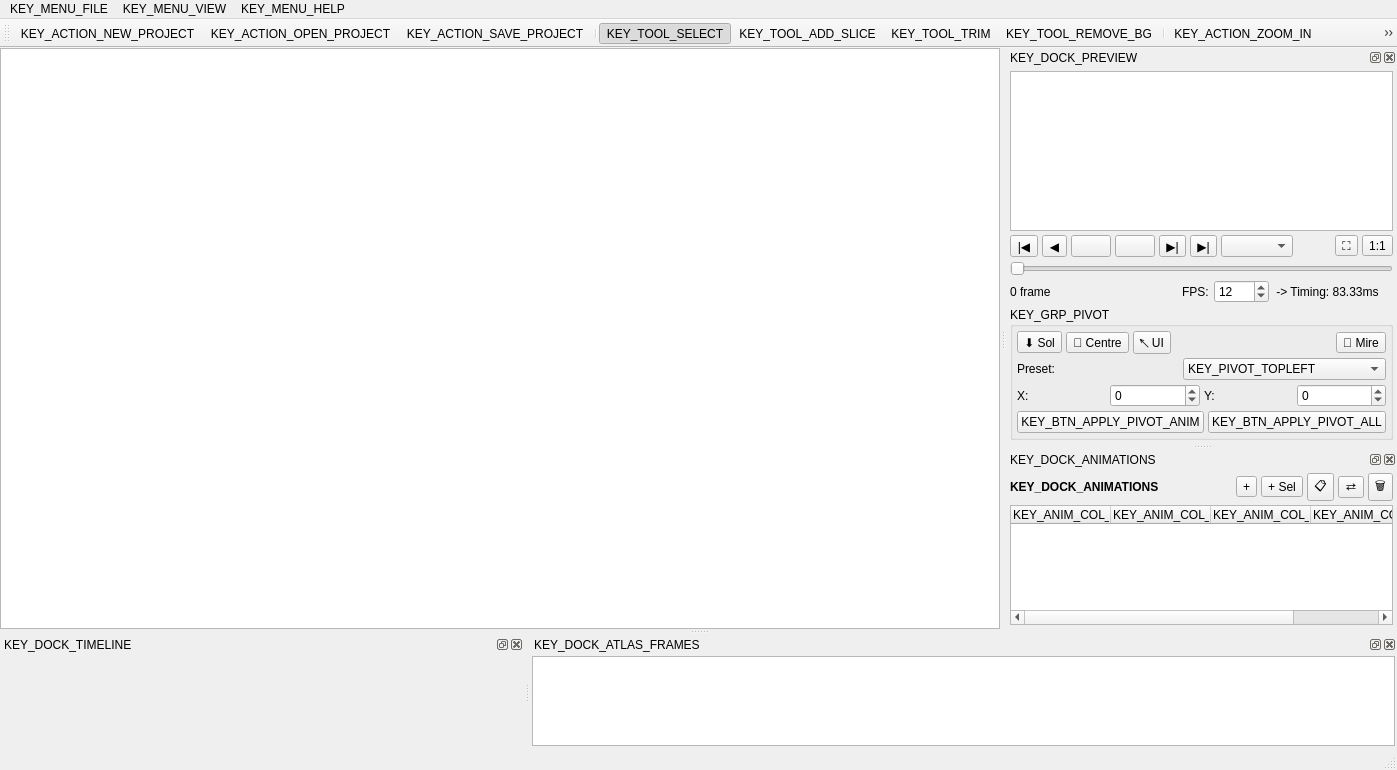
<?xml version="1.0" encoding="UTF-8"?>
<ui version="4.0">
 <class>MainWindow</class>
 <widget class="QMainWindow" name="MainWindow">
  <property name="geometry">
   <rect>
    <x>0</x>
    <y>0</y>
    <width>1397</width>
    <height>767</height>
   </rect>
  </property>
  <property name="sizePolicy">
   <sizepolicy hsizetype="Maximum" vsizetype="Maximum">
    <horstretch>0</horstretch>
    <verstretch>0</verstretch>
   </sizepolicy>
  </property>
  <property name="minimumSize">
   <size>
    <width>0</width>
    <height>0</height>
   </size>
  </property>
  <property name="maximumSize">
   <size>
    <width>16777215</width>
    <height>16777215</height>
   </size>
  </property>
  <property name="windowTitle">
   <string>BentoPack</string>
  </property>
  <widget class="QWidget" name="centralwidget">
   <property name="sizePolicy">
    <sizepolicy hsizetype="Expanding" vsizetype="Expanding">
     <horstretch>0</horstretch>
     <verstretch>0</verstretch>
    </sizepolicy>
   </property>
   <property name="minimumSize">
    <size>
     <width>0</width>
     <height>0</height>
    </size>
   </property>
   <property name="maximumSize">
    <size>
     <width>16777215</width>
     <height>16777215</height>
    </size>
   </property>
   <layout class="QVBoxLayout" name="centralLayout">
    <property name="spacing">
     <number>2</number>
    </property>
    <property name="leftMargin">
     <number>0</number>
    </property>
    <property name="topMargin">
     <number>0</number>
    </property>
    <property name="rightMargin">
     <number>0</number>
    </property>
    <property name="bottomMargin">
     <number>0</number>
    </property>
    <item>
     <widget class="QGraphicsView" name="graphicsViewLayers"/>
    </item>
   </layout>
  </widget>
  <widget class="QDockWidget" name="dockPreview">
   <property name="windowTitle">
    <string>KEY_DOCK_PREVIEW</string>
   </property>
   <attribute name="dockWidgetArea">
    <number>2</number>
   </attribute>
   <widget class="QWidget" name="dockPreviewContents">
    <layout class="QVBoxLayout" name="previewLayout">
     <property name="spacing">
      <number>4</number>
     </property>
     <property name="leftMargin">
      <number>4</number>
     </property>
     <property name="topMargin">
      <number>4</number>
     </property>
     <property name="rightMargin">
      <number>4</number>
     </property>
     <property name="bottomMargin">
      <number>4</number>
     </property>
     <item>
      <widget class="QGraphicsView" name="graphicsViewResult">
       <property name="minimumSize">
        <size>
         <width>160</width>
         <height>160</height>
        </size>
       </property>
      </widget>
     </item>
     <item>
      <layout class="QVBoxLayout" name="transportLayout">
       <property name="spacing">
        <number>4</number>
       </property>
       <item>
        <layout class="QHBoxLayout" name="transportButtons">
         <property name="spacing">
          <number>4</number>
         </property>
         <item>
          <widget class="QToolButton" name="btnFirstFrame">
           <property name="toolTip">
            <string>KEY_TOOLTIP_FIRST_FRAME</string>
           </property>
           <property name="text">
            <string>|◀</string>
           </property>
          </widget>
         </item>
         <item>
          <widget class="QToolButton" name="btnPrevFrame">
           <property name="toolTip">
            <string>KEY_TOOLTIP_PREV_FRAME</string>
           </property>
           <property name="text">
            <string>◀</string>
           </property>
          </widget>
         </item>
         <item>
          <widget class="QPushButton" name="Play">
           <property name="toolTip">
            <string>KEY_TOOLTIP_PLAY_PAUSE</string>
           </property>
           <property name="text">
            <string/>
           </property>
           <property name="icon">
            <iconset theme="QIcon::ThemeIcon::MediaPlaybackStart"/>
           </property>
          </widget>
         </item>
         <item>
          <widget class="QPushButton" name="Pause">
           <property name="toolTip">
            <string>KEY_TOOLTIP_PAUSE</string>
           </property>
           <property name="text">
            <string/>
           </property>
           <property name="icon">
            <iconset theme="QIcon::ThemeIcon::MediaPlaybackPause"/>
           </property>
          </widget>
         </item>
         <item>
          <widget class="QToolButton" name="btnNextFrame">
           <property name="toolTip">
            <string>KEY_TOOLTIP_NEXT_FRAME</string>
           </property>
           <property name="text">
            <string>▶|</string>
           </property>
          </widget>
         </item>
         <item>
          <widget class="QToolButton" name="btnLastFrame">
           <property name="toolTip">
            <string>KEY_TOOLTIP_LAST_FRAME</string>
           </property>
           <property name="text">
            <string>▶|</string>
           </property>
          </widget>
         </item>
         <item>
          <widget class="QComboBox" name="comboLoopMode">
           <property name="toolTip">
            <string>KEY_TOOLTIP_LOOP_MODE</string>
           </property>
          </widget>
         </item>
         <item>
          <spacer name="spacerTransport">
           <property name="orientation">
            <enum>Qt::Orientation::Horizontal</enum>
           </property>
           <property name="sizeHint" stdset="0">
            <size>
             <width>10</width>
             <height>20</height>
            </size>
           </property>
          </spacer>
         </item>
         <item>
          <widget class="QToolButton" name="btnPreviewFit">
           <property name="toolTip">
            <string>KEY_TOOLTIP_PREVIEW_FIT</string>
           </property>
           <property name="text">
            <string>⛶</string>
           </property>
          </widget>
         </item>
         <item>
          <widget class="QToolButton" name="btnPreviewResetZoom">
           <property name="toolTip">
            <string>KEY_TOOLTIP_PREVIEW_1X</string>
           </property>
           <property name="text">
            <string>1:1</string>
           </property>
          </widget>
         </item>
        </layout>
       </item>
       <item>
        <widget class="QSlider" name="sliderScrubber">
         <property name="orientation">
          <enum>Qt::Orientation::Horizontal</enum>
         </property>
         <property name="tickPosition">
          <enum>QSlider::TickPosition::NoTicks</enum>
         </property>
        </widget>
       </item>
       <item>
        <layout class="QHBoxLayout" name="speedTimingLayout">
         <property name="spacing">
          <number>4</number>
         </property>
         <item>
          <widget class="QLabel" name="lblFrameCounter">
           <property name="minimumSize">
            <size>
             <width>110</width>
             <height>0</height>
            </size>
           </property>
           <property name="alignment">
            <set>Qt::AlignmentFlag::AlignLeading|Qt::AlignmentFlag::AlignLeft|Qt::AlignmentFlag::AlignVCenter</set>
           </property>
           <property name="text">
            <string>0 frame</string>
           </property>
          </widget>
         </item>
         <item>
          <spacer name="spacerSpeedTiming">
           <property name="orientation">
            <enum>Qt::Orientation::Horizontal</enum>
           </property>
           <property name="sizeHint" stdset="0">
            <size>
             <width>10</width>
             <height>20</height>
            </size>
           </property>
          </spacer>
         </item>
         <item>
          <widget class="QLabel" name="fpsLabel">
           <property name="minimumSize">
            <size>
             <width>28</width>
             <height>0</height>
            </size>
           </property>
           <property name="maximumSize">
            <size>
             <width>28</width>
             <height>16777215</height>
            </size>
           </property>
           <property name="text">
            <string>FPS:</string>
           </property>
          </widget>
         </item>
         <item>
          <widget class="QSpinBox" name="fps">
           <property name="minimumSize">
            <size>
             <width>55</width>
             <height>0</height>
            </size>
           </property>
           <property name="maximumSize">
            <size>
             <width>55</width>
             <height>16777215</height>
            </size>
           </property>
           <property name="minimum">
            <number>1</number>
           </property>
           <property name="maximum">
            <number>120</number>
           </property>
           <property name="value">
            <number>12</number>
           </property>
          </widget>
         </item>
         <item>
          <widget class="QLabel" name="timingLabel">
           <property name="minimumSize">
            <size>
             <width>120</width>
             <height>0</height>
            </size>
           </property>
           <property name="maximumSize">
            <size>
             <width>120</width>
             <height>16777215</height>
            </size>
           </property>
           <property name="alignment">
            <set>Qt::AlignmentFlag::AlignLeading|Qt::AlignmentFlag::AlignLeft|Qt::AlignmentFlag::AlignVCenter</set>
           </property>
           <property name="text">
            <string> -&gt; Timing: 83.33ms</string>
           </property>
          </widget>
         </item>
        </layout>
       </item>
       <item>
        <widget class="QGroupBox" name="grpPivot">
         <property name="title">
          <string>KEY_GRP_PIVOT</string>
         </property>
         <layout class="QVBoxLayout" name="pivotLayout">
          <property name="spacing">
           <number>4</number>
          </property>
          <property name="leftMargin">
           <number>4</number>
          </property>
          <property name="topMargin">
           <number>4</number>
          </property>
          <property name="rightMargin">
           <number>4</number>
          </property>
          <property name="bottomMargin">
           <number>4</number>
          </property>
          <item>
           <layout class="QHBoxLayout" name="pivotQuickButtonsLayout">
            <property name="spacing">
             <number>4</number>
            </property>
            <item>
             <widget class="QToolButton" name="btnPivotGround">
              <property name="toolTip">
               <string>KEY_TOOLTIP_PIVOT_GROUND</string>
              </property>
              <property name="text">
               <string>⬇️ Sol</string>
              </property>
             </widget>
            </item>
            <item>
             <widget class="QToolButton" name="btnPivotCenter">
              <property name="toolTip">
               <string>KEY_TOOLTIP_PIVOT_CENTER</string>
              </property>
              <property name="text">
               <string>🎯 Centre</string>
              </property>
             </widget>
            </item>
            <item>
             <widget class="QToolButton" name="btnPivotTopLeft">
              <property name="toolTip">
               <string>KEY_TOOLTIP_PIVOT_TOPLEFT</string>
              </property>
              <property name="text">
               <string>↖️ UI</string>
              </property>
             </widget>
            </item>
            <item>
             <spacer name="spacerPivotQuick">
              <property name="orientation">
               <enum>Qt::Orientation::Horizontal</enum>
              </property>
              <property name="sizeHint" stdset="0">
               <size>
                <width>10</width>
                <height>20</height>
               </size>
              </property>
             </spacer>
            </item>
            <item>
             <widget class="QToolButton" name="btnShowReticle">
              <property name="toolTip">
               <string>KEY_TOOLTIP_SHOW_RETICLE</string>
              </property>
              <property name="text">
               <string>🎯 Mire</string>
              </property>
              <property name="checkable">
               <bool>true</bool>
              </property>
             </widget>
            </item>
           </layout>
          </item>
          <item>
           <layout class="QHBoxLayout" name="pivotPresetComboLayout">
            <property name="spacing">
             <number>4</number>
            </property>
            <item>
             <widget class="QLabel" name="lblPivotPreset">
              <property name="text">
               <string>Preset:</string>
              </property>
             </widget>
            </item>
            <item>
             <widget class="QComboBox" name="cmbPivotPreset">
              <item>
               <property name="text">
                <string>KEY_PIVOT_TOPLEFT</string>
               </property>
              </item>
              <item>
               <property name="text">
                <string>KEY_PIVOT_TOPCENTER</string>
               </property>
              </item>
              <item>
               <property name="text">
                <string>KEY_PIVOT_TOPRIGHT</string>
               </property>
              </item>
              <item>
               <property name="text">
                <string>KEY_PIVOT_CENTERLEFT</string>
               </property>
              </item>
              <item>
               <property name="text">
                <string>KEY_PIVOT_CENTER</string>
               </property>
              </item>
              <item>
               <property name="text">
                <string>KEY_PIVOT_CENTERRIGHT</string>
               </property>
              </item>
              <item>
               <property name="text">
                <string>KEY_PIVOT_BOTTOMLEFT</string>
               </property>
              </item>
              <item>
               <property name="text">
                <string>KEY_PIVOT_BOTTOMCENTER</string>
               </property>
              </item>
              <item>
               <property name="text">
                <string>KEY_PIVOT_BOTTOMRIGHT</string>
               </property>
              </item>
              <item>
               <property name="text">
                <string>KEY_PIVOT_CUSTOM</string>
               </property>
              </item>
             </widget>
            </item>
           </layout>
          </item>
          <item>
           <layout class="QHBoxLayout" name="pivotCoordsLayout">
            <property name="spacing">
             <number>4</number>
            </property>
            <item>
             <widget class="QLabel" name="lblPivotX">
              <property name="text">
               <string>X:</string>
              </property>
             </widget>
            </item>
            <item>
             <widget class="QSpinBox" name="spinPivotX">
              <property name="minimum">
               <number>-9999</number>
              </property>
              <property name="maximum">
               <number>9999</number>
              </property>
             </widget>
            </item>
            <item>
             <widget class="QLabel" name="lblPivotY">
              <property name="text">
               <string>Y:</string>
              </property>
             </widget>
            </item>
            <item>
             <widget class="QSpinBox" name="spinPivotY">
              <property name="minimum">
               <number>-9999</number>
              </property>
              <property name="maximum">
               <number>9999</number>
              </property>
             </widget>
            </item>
           </layout>
          </item>
          <item>
           <layout class="QHBoxLayout" name="pivotBatchButtonsLayout">
            <property name="spacing">
             <number>4</number>
            </property>
            <item>
             <widget class="QPushButton" name="btnApplyPivotAnim">
              <property name="toolTip">
               <string>KEY_TOOLTIP_APPLY_PIVOT_ANIM</string>
              </property>
              <property name="text">
               <string>KEY_BTN_APPLY_PIVOT_ANIM</string>
              </property>
             </widget>
            </item>
            <item>
             <widget class="QPushButton" name="btnApplyPivotAll">
              <property name="toolTip">
               <string>KEY_TOOLTIP_APPLY_PIVOT_ALL</string>
              </property>
              <property name="text">
               <string>KEY_BTN_APPLY_PIVOT_ALL</string>
              </property>
             </widget>
            </item>
           </layout>
          </item>
         </layout>
        </widget>
       </item>
      </layout>
     </item>
    </layout>
   </widget>
  </widget>
  <widget class="QDockWidget" name="dockAnimations">
   <property name="windowTitle">
    <string>KEY_DOCK_ANIMATIONS</string>
   </property>
   <attribute name="dockWidgetArea">
    <number>2</number>
   </attribute>
   <widget class="QWidget" name="dockAnimationsContents">
    <layout class="QVBoxLayout" name="animationsLayout">
     <property name="spacing">
      <number>4</number>
     </property>
     <property name="leftMargin">
      <number>4</number>
     </property>
     <property name="topMargin">
      <number>4</number>
     </property>
     <property name="rightMargin">
      <number>4</number>
     </property>
     <property name="bottomMargin">
      <number>4</number>
     </property>
     <item>
      <layout class="QHBoxLayout" name="animToolBarLayout">
       <property name="spacing">
        <number>4</number>
       </property>
       <item>
        <widget class="QLabel" name="lblAnimTitle">
         <property name="font">
          <font>
           <bold>true</bold>
          </font>
         </property>
         <property name="text">
          <string>KEY_DOCK_ANIMATIONS</string>
         </property>
        </widget>
       </item>
       <item>
        <spacer name="spacerAnimTools">
         <property name="orientation">
          <enum>Qt::Orientation::Horizontal</enum>
         </property>
         <property name="sizeHint" stdset="0">
          <size>
           <width>20</width>
           <height>20</height>
          </size>
         </property>
        </spacer>
       </item>
       <item>
        <widget class="QToolButton" name="btnNewAnim">
         <property name="toolTip">
          <string>KEY_TOOLTIP_NEW_ANIM</string>
         </property>
         <property name="text">
          <string>+</string>
         </property>
        </widget>
       </item>
       <item>
        <widget class="QToolButton" name="btnNewFromSelection">
         <property name="toolTip">
          <string>KEY_TOOLTIP_NEW_FROM_SELECTION</string>
         </property>
         <property name="text">
          <string>+ Sel</string>
         </property>
        </widget>
       </item>
       <item>
        <widget class="QToolButton" name="btnDuplicateAnim">
         <property name="toolTip">
          <string>KEY_TOOLTIP_DUPLICATE_ANIM</string>
         </property>
         <property name="text">
          <string>📋</string>
         </property>
        </widget>
       </item>
       <item>
        <widget class="QToolButton" name="btnReverseAnim">
         <property name="toolTip">
          <string>KEY_TOOLTIP_REVERSE_ANIM</string>
         </property>
         <property name="text">
          <string>⇄</string>
         </property>
        </widget>
       </item>
       <item>
        <widget class="QToolButton" name="btnDeleteAnim">
         <property name="toolTip">
          <string>KEY_TOOLTIP_DELETE_ANIM</string>
         </property>
         <property name="text">
          <string>🗑</string>
         </property>
        </widget>
       </item>
      </layout>
     </item>
     <item>
      <widget class="QTreeWidget" name="animationList">
       <property name="minimumSize">
        <size>
         <width>0</width>
         <height>120</height>
        </size>
       </property>
       <property name="rootIsDecorated">
        <bool>false</bool>
       </property>
       <column>
        <property name="text">
         <string>KEY_ANIM_COL_NAME</string>
        </property>
       </column>
       <column>
        <property name="text">
         <string>KEY_ANIM_COL_FPS</string>
        </property>
       </column>
       <column>
        <property name="text">
         <string>KEY_ANIM_COL_MODE</string>
        </property>
       </column>
       <column>
        <property name="text">
         <string>KEY_ANIM_COL_FRAMES</string>
        </property>
       </column>
       <column>
        <property name="text">
         <string>KEY_ANIM_COL_DURATION</string>
        </property>
       </column>
      </widget>
     </item>
    </layout>
   </widget>
  </widget>
  <widget class="QDockWidget" name="dockTimeline">
   <property name="windowTitle">
    <string>KEY_DOCK_TIMELINE</string>
   </property>
   <attribute name="dockWidgetArea">
    <number>8</number>
   </attribute>
   <widget class="QWidget" name="dockTimelineContents">
    <layout class="QVBoxLayout" name="timelineLayout">
     <property name="spacing">
      <number>0</number>
     </property>
     <property name="leftMargin">
      <number>2</number>
     </property>
     <property name="topMargin">
      <number>2</number>
     </property>
     <property name="rightMargin">
      <number>2</number>
     </property>
     <property name="bottomMargin">
      <number>2</number>
     </property>
    </layout>
   </widget>
  </widget>
  <widget class="QDockWidget" name="dockAtlasFrames">
   <property name="windowTitle">
    <string>KEY_DOCK_ATLAS_FRAMES</string>
   </property>
   <attribute name="dockWidgetArea">
    <number>8</number>
   </attribute>
   <widget class="QWidget" name="dockAtlasFramesContents">
    <layout class="QVBoxLayout" name="framesLayout">
     <property name="spacing">
      <number>0</number>
     </property>
     <property name="leftMargin">
      <number>2</number>
     </property>
     <property name="topMargin">
      <number>2</number>
     </property>
     <property name="rightMargin">
      <number>2</number>
     </property>
     <property name="bottomMargin">
      <number>2</number>
     </property>
     <item>
      <widget class="QListView" name="framesList">
       <property name="sizePolicy">
        <sizepolicy hsizetype="Expanding" vsizetype="Expanding">
         <horstretch>0</horstretch>
         <verstretch>0</verstretch>
        </sizepolicy>
       </property>
       <property name="minimumSize">
        <size>
         <width>0</width>
         <height>90</height>
        </size>
       </property>
       <property name="font">
        <font>
         <pointsize>10</pointsize>
        </font>
       </property>
       <property name="cursor" stdset="0">
        <cursorShape>OpenHandCursor</cursorShape>
       </property>
       <property name="acceptDrops">
        <bool>true</bool>
       </property>
       <property name="verticalScrollBarPolicy">
        <enum>Qt::ScrollBarPolicy::ScrollBarAlwaysOff</enum>
       </property>
       <property name="horizontalScrollBarPolicy">
        <enum>Qt::ScrollBarPolicy::ScrollBarAsNeeded</enum>
       </property>
       <property name="sizeAdjustPolicy">
        <enum>QAbstractScrollArea::SizeAdjustPolicy::AdjustToContents</enum>
       </property>
       <property name="dragEnabled">
        <bool>true</bool>
       </property>
       <property name="dragDropMode">
        <enum>QAbstractItemView::DragDropMode::InternalMove</enum>
       </property>
       <property name="defaultDropAction">
        <enum>Qt::DropAction::MoveAction</enum>
       </property>
       <property name="textElideMode">
        <enum>Qt::TextElideMode::ElideNone</enum>
       </property>
       <property name="movement">
        <enum>QListView::Movement::Free</enum>
       </property>
       <property name="flow">
        <enum>QListView::Flow::LeftToRight</enum>
       </property>
       <property name="isWrapping" stdset="0">
        <bool>false</bool>
       </property>
       <property name="resizeMode">
        <enum>QListView::ResizeMode::Fixed</enum>
       </property>
       <property name="spacing">
        <number>0</number>
       </property>
       <property name="viewMode">
        <enum>QListView::ViewMode::IconMode</enum>
       </property>
       <property name="uniformItemSizes">
        <bool>false</bool>
       </property>
       <property name="itemAlignment">
        <set>Qt::AlignmentFlag::AlignBaseline|Qt::AlignmentFlag::AlignBottom</set>
       </property>
      </widget>
     </item>
    </layout>
   </widget>
  </widget>
  <widget class="QToolBar" name="mainToolBar">
   <property name="windowTitle">
    <string>KEY_TOOLBAR_MAIN</string>
   </property>
   <property name="movable">
    <bool>true</bool>
   </property>
   <property name="floatable">
    <bool>true</bool>
   </property>
   <attribute name="toolBarArea">
    <enum>TopToolBarArea</enum>
   </attribute>
   <attribute name="toolBarBreak">
    <bool>false</bool>
   </attribute>
   <addaction name="actionNewProject"/>
   <addaction name="actionOpenProject"/>
   <addaction name="actionSaveProject"/>
   <addaction name="separator"/>
   <addaction name="actionToolSelect"/>
   <addaction name="actionToolAddSlice"/>
   <addaction name="actionTrimSlice"/>
   <addaction name="actionRemoveBg"/>
   <addaction name="separator"/>
   <addaction name="actionZoomIn"/>
   <addaction name="actionZoomOut"/>
   <addaction name="actionZoomReset"/>
  </widget>
  <widget class="QMenuBar" name="menuBar">
   <property name="geometry">
    <rect>
     <x>0</x>
     <y>0</y>
     <width>1397</width>
     <height>21</height>
    </rect>
   </property>
   <widget class="QMenu" name="menuFile">
    <property name="title">
     <string>KEY_MENU_FILE</string>
    </property>
    <addaction name="actionNewProject"/>
    <addaction name="actionOpenProject"/>
    <addaction name="actionOpen"/>
    <addaction name="separator"/>
    <addaction name="actionSaveProject"/>
    <addaction name="actionSaveProjectAs"/>
    <addaction name="separator"/>
    <addaction name="actionExport"/>
    <addaction name="actionExportAs"/>
    <addaction name="separator"/>
    <addaction name="actionExit"/>
   </widget>
   <widget class="QMenu" name="menuAffichage">
    <property name="title">
     <string>KEY_MENU_VIEW</string>
    </property>
    <addaction name="actionResetLayout"/>
   </widget>
   <widget class="QMenu" name="menuHelp">
    <property name="title">
     <string>KEY_MENU_HELP</string>
    </property>
    <addaction name="actionAbout"/>
   </widget>
   <addaction name="menuFile"/>
   <addaction name="menuAffichage"/>
   <addaction name="menuHelp"/>
  </widget>
  <widget class="QStatusBar" name="statusBar"/>
  <action name="actionNewProject">
   <property name="text">
    <string>KEY_ACTION_NEW_PROJECT</string>
   </property>
  </action>
  <action name="actionOpenProject">
   <property name="text">
    <string>KEY_ACTION_OPEN_PROJECT</string>
   </property>
  </action>
  <action name="actionLicence">
   <property name="text">
    <string>KEY_ACTION_LICENCE</string>
   </property>
  </action>
  <action name="actionAbout">
   <property name="text">
    <string>KEY_ACTION_ABOUT</string>
   </property>
  </action>
  <action name="actionStart">
   <property name="text">
    <string>KEY_ACTION_START</string>
   </property>
  </action>
  <action name="actionStop">
   <property name="text">
    <string>KEY_ACTION_STOP</string>
   </property>
  </action>
  <action name="actionOpen">
   <property name="text">
    <string>KEY_ACTION_OPEN</string>
   </property>
  </action>
  <action name="actionSave">
   <property name="text">
    <string>KEY_ACTION_SAVE</string>
   </property>
  </action>
  <action name="actionSaveProject">
   <property name="text">
    <string>KEY_ACTION_SAVE_PROJECT</string>
   </property>
  </action>
  <action name="actionSaveProjectAs">
   <property name="text">
    <string>KEY_ACTION_SAVE_PROJECT_AS</string>
   </property>
  </action>
  <action name="actionExport">
   <property name="text">
    <string>KEY_ACTION_EXPORT</string>
   </property>
  </action>
  <action name="actionExportAs">
   <property name="text">
    <string>KEY_ACTION_EXPORT_AS</string>
   </property>
  </action>
  <action name="actionExit">
   <property name="text">
    <string>KEY_ACTION_EXIT</string>
   </property>
  </action>
  <action name="actionToolSelect">
   <property name="checkable">
    <bool>true</bool>
   </property>
   <property name="checked">
    <bool>true</bool>
   </property>
   <property name="text">
    <string>KEY_TOOL_SELECT</string>
   </property>
   <property name="toolTip">
    <string>KEY_TOOLTIP_TOOL_SELECT</string>
   </property>
  </action>
  <action name="actionToolAddSlice">
   <property name="checkable">
    <bool>true</bool>
   </property>
   <property name="text">
    <string>KEY_TOOL_ADD_SLICE</string>
   </property>
   <property name="toolTip">
    <string>KEY_TOOLTIP_TOOL_ADD_SLICE</string>
   </property>
  </action>
  <action name="actionTrimSlice">
   <property name="text">
    <string>KEY_TOOL_TRIM</string>
   </property>
   <property name="toolTip">
    <string>KEY_TOOLTIP_TOOL_TRIM</string>
   </property>
  </action>
  <action name="actionRemoveBg">
   <property name="text">
    <string>KEY_TOOL_REMOVE_BG</string>
   </property>
   <property name="toolTip">
    <string>KEY_TOOLTIP_TOOL_REMOVE_BG</string>
   </property>
  </action>
  <action name="actionZoomIn">
   <property name="text">
    <string>KEY_ACTION_ZOOM_IN</string>
   </property>
   <property name="toolTip">
    <string>KEY_TOOLTIP_ZOOM_IN</string>
   </property>
  </action>
  <action name="actionZoomOut">
   <property name="text">
    <string>KEY_ACTION_ZOOM_OUT</string>
   </property>
   <property name="toolTip">
    <string>KEY_TOOLTIP_ZOOM_OUT</string>
   </property>
  </action>
  <action name="actionZoomReset">
   <property name="text">
    <string>KEY_ACTION_ZOOM_RESET</string>
   </property>
   <property name="toolTip">
    <string>KEY_TOOLTIP_ZOOM_RESET</string>
   </property>
  </action>
  <action name="actionResetLayout">
   <property name="text">
    <string>KEY_ACTION_RESET_LAYOUT</string>
   </property>
   <property name="toolTip">
    <string>KEY_TOOLTIP_RESET_LAYOUT</string>
   </property>
  </action>
 </widget>
 <resources/>
 <connections/>
</ui>
